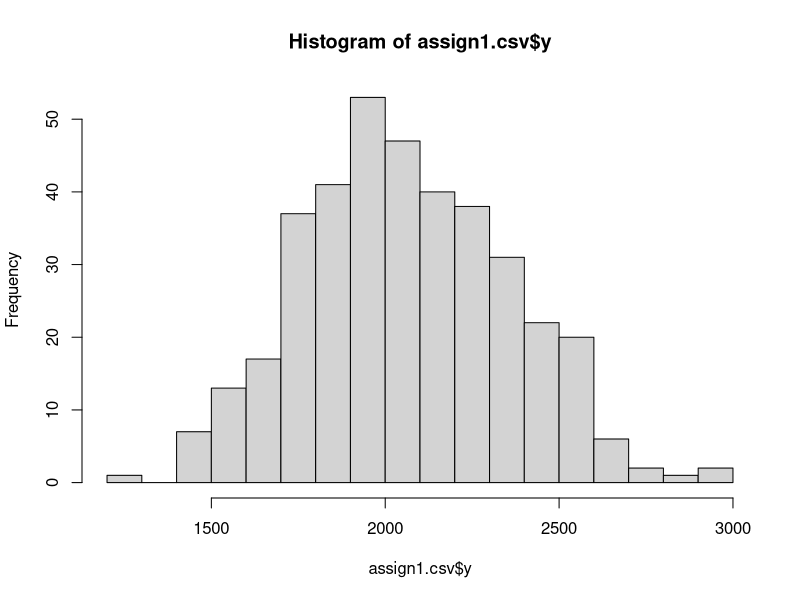
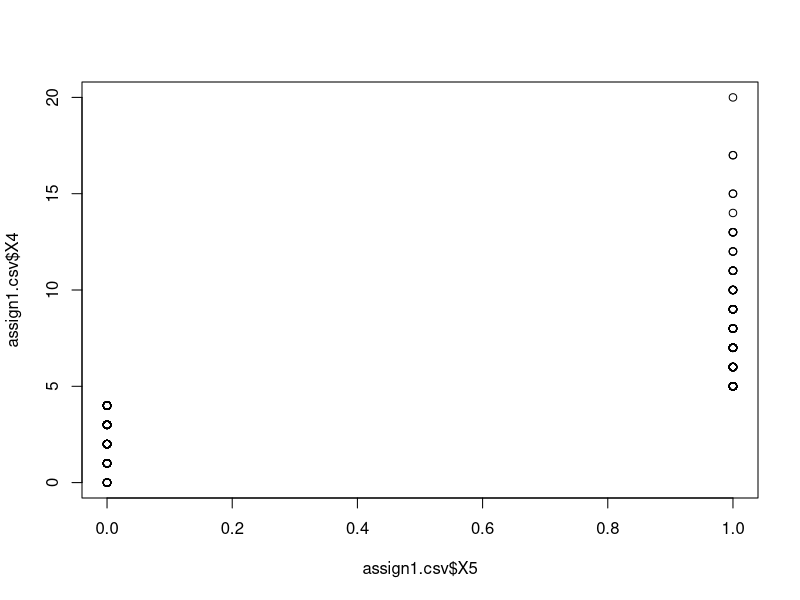
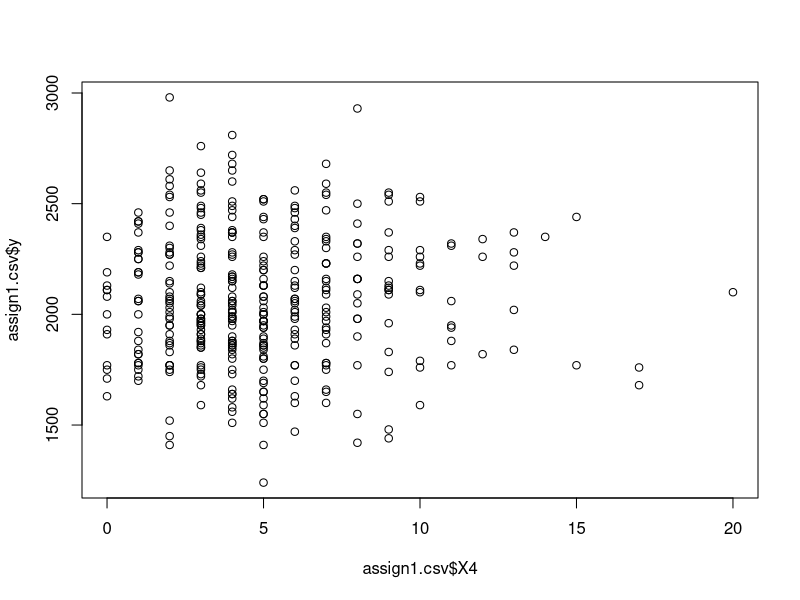

Here is the R script that generated these plots, in order:
#Reading the input CSV file of Apartment prices
assign1.csv<-read.csv("assign1.csv")

#Plotting a Histogram with 20 columns/bins
hist(assign1.csv$y, breaks=20)

#plotting a X->Y graph where X is number of Food Shops and Y is the number of Dog Gardens
plot(assign1.csv$X5,assign1.csv$X4)

#alignment of printing
options("scipen"=10, "digits"=7)

#Linear Regression of y by x1,x2,x3,x4,x5
mdl1 <- lm(y ~ X1+X2+X3+X4+X5 , data = assign1.csv)

#Printing Summary
summary(mdl1)

#Linear Regression of y by x1,x2,x3,x4,x5
mdl2 <- lm(y ~ X1+X2+X3 , data = assign1.csv)

#Printing Summary
summary(mdl2)

#Linear Regression of y by x1,x2,x3,x4,x5
mdl3 <- lm(y ~ X1+X2+X3+X5 , data = assign1.csv)

#printing Summaery
summary(mdl3)

#Linear Regression of y by x1,x2,x3,x4,x5
mdl4 <- lm(y ~ X1+X2+X3+X4 , data = assign1.csv)

#Printing Summary
summary(mdl4)

#checking Multi-colinearity
multcol = lm(X4~X5, data = assign1.csv)

#printing summary
summary(multcol)

#Splitting the set between apartments that has a dog garden and ones that do not
has_dog_garden = assign1.csv[assign1.csv[,5] == 1,]

#The other way around for apartment that do not have a dog garden
dont_have_dog_garden = assign1.csv[assign1.csv[,5] == 0,]

#Doing Linear regression just for apartments with a Dog garden and another without
md4_have=lm(y ~ X4, data = has_dog_garden)

md4_dont=lm(y ~ X4, data = dont_have_dog_garden)

#plotting to get a general impression of how X4 effects y
plot(assign1.csv$y~assign1.csv$X4)

#summary of the lr for the apartments that have a dog garden
summary(md4_have)

#Summary of the lr for the apartments that do not have a dog garden
summary(md4_dont)

